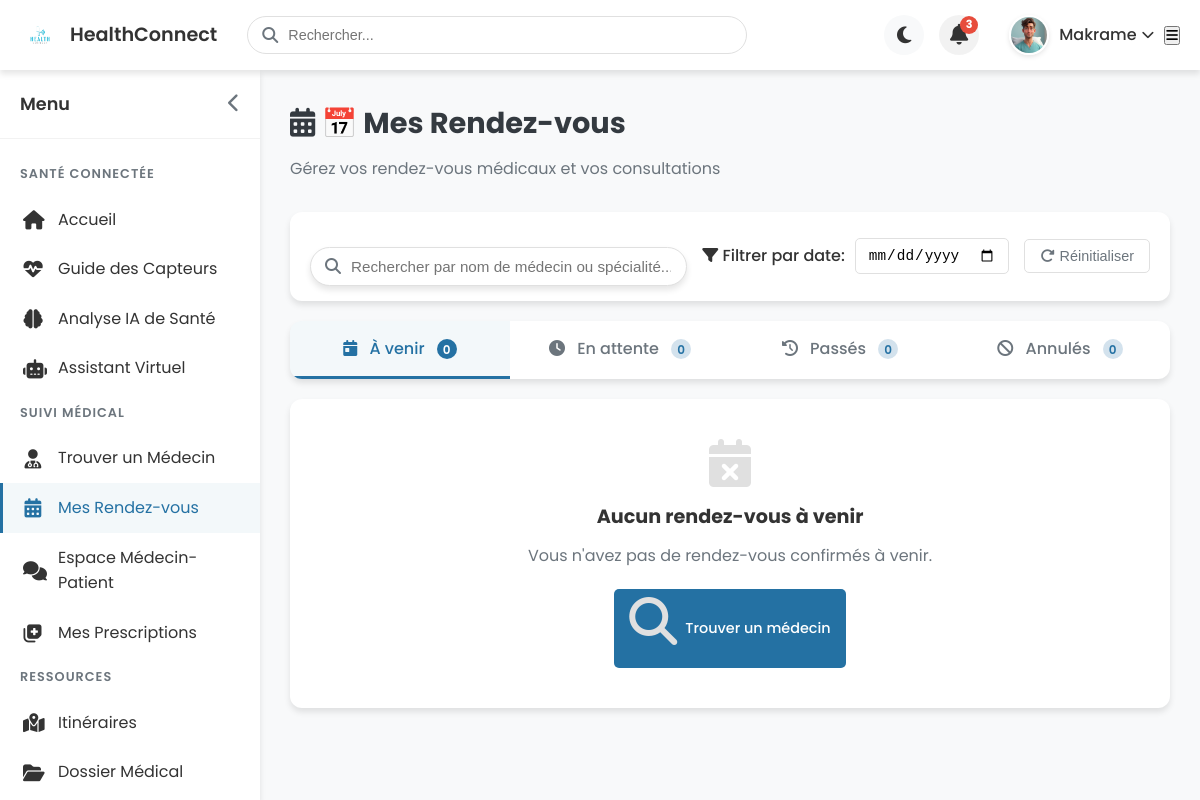
/patient/appointments (signed in), run on the app's committed database.
### models.py (models this page shows, shortened)
class Patient(db.Model):
    id = db.Column(db.Integer, primary_key=True)
    user_id = db.Column(db.Integer, db.ForeignKey('user.id'), nullable=False)
    birth_date = db.Column(db.Date, nullable=True)
    gender = db.Column(db.String(10), nullable=True)  # male, female, other
    phone = db.Column(db.String(20), nullable=True)
    address = db.Column(db.String(200), nullable=True)
    id_number = db.Column(db.String(50), nullable=True)  # National ID or patient ID
    insurance = db.Column(db.String(100), nullable=True)
    blood_type = db.Column(db.String(5), nullable=True)  # A+, B-, etc.
    allergies = db.Column(db.Text, nullable=True)
    chronic_diseases = db.Column(db.Text, nullable=True)
    current_medications = db.Column(db.Text, nullable=True)
    emergency_contact_name = db.Column(db.String(100), nullable=True)
    emergency_contact_phone = db.Column(db.String(20), nullable=True)
    social_security_number = db.Column(db.String(50), nullable=True)
    profile_picture = db.Column(db.String(200), nullable=True)  # Path to profile picture
    appointments = db.relationship('Appointment', backref='patient', lazy='dynamic',
                                  foreign_keys='Appointment.patient_id', cascade='all, delete-orphan')
    prescriptions = db.relationship('Prescription', backref='patient', lazy='dynamic', cascade='all, delete-orphan')

class User(db.Model, UserMixin):
    id = db.Column(db.Integer, primary_key=True)
    email = db.Column(db.String(120), unique=True, nullable=False)
    password_hash = db.Column(db.String(128), nullable=False)
    first_name = db.Column(db.String(50), nullable=False)
    last_name = db.Column(db.String(50), nullable=False)
    role = db.Column(db.String(10), nullable=False)  # 'patient' or 'doctor'
    created_at = db.Column(db.DateTime, default=get_current_time_naive)
    patient = db.relationship('Patient', backref='user', uselist=False, cascade='all, delete-orphan')
    doctor = db.relationship('Doctor', backref='user', uselist=False, cascade='all, delete-orphan')

### routes/patient.py (the view, shortened to what this page needs)
@patient_bp.route('/appointments')
@login_required
def appointments():
    if current_user.role != 'patient':
        flash('Accès refusé. Vous devez être un patient pour voir cette page.', 'danger')
        return redirect(url_for('index'))
    print("\n" + "="*80)
    print("DÉBUT DE LA FONCTION appointments")
    print("="*80)
    from sqlalchemy import text
    sql_query = text("""
        SELECT id, date_time, status, video_room_id, video_link
        FROM appointment
        WHERE patient_id = :patient_id
        ORDER BY date_time DESC
    """)
    result = db.session.execute(sql_query, {"patient_id": current_user.patient.id})
    print("\nRésultat de la requête SQL brute pour tous les rendez-vous:")
    for row in result:
        print(f"- ID: {row.id}, Date: {row.date_time}, Statut: {row.status}, Room ID: {row.video_room_id}")
    appointments = Appointment.query.filter_by(
        patient_id=current_user.patient.id
    ).order_by(
        Appointment.date_time.desc()
    ).all()
    print(f"\nRendez-vous trouvés pour le patient {current_user.patient.id} (total: {len(appointments)}):")
    for appt in appointments:
        print(f"- ID: {appt.id}, Date: {appt.date_time}, Statut: {appt.status}, Médecin: {appt.doctor.user.first_name} {appt.doctor.user.last_name}")
        print(f"  Video Room ID: {appt.video_room_id}, Video Link: {appt.video_link}")
    pending_count = sum(1 for a in appointments if a.status == 'pending')
    accepted_count = sum(1 for a in appointments if a.status == 'accepted')
    completed_count = sum(1 for a in appointments if a.status == 'completed')
    rejected_count = sum(1 for a in appointments if a.status == 'rejected')
    cancelled_count = sum(1 for a in appointments if a.status == 'cancelled')
    print(f"\nStatistiques des rendez-vous:")
    print(f"- En attente: {pending_count}")
    print(f"- Acceptés: {accepted_count}")
    print(f"- Terminés: {completed_count}")
    print(f"- Refusés: {rejected_count}")
    print(f"- Annulés: {cancelled_count}")
    print("\nVérification de la cohérence de la base de données")
    anomalies_detected = False
    for appt in appointments:
        if appt.status != 'accepted' and appt.video_room_id:
            print(f"ANOMALIE: Le rendez-vous {appt.id} n'est pas accepté mais a un ID de salle vidéo")
            anomalies_detected = True
    if anomalies_detected:
        print("Des anomalies ont été détectées et des tentatives de réparation ont été effectuées.")
        appointments = Appointment.query.filter_by(
            patient_id=current_user.patient.id
        ).order_by(
            Appointment.date_time.desc()
        ).all()
        flash('Des problèmes ont été détectés avec certains de vos rendez-vous et ont été automatiquement réparés. Si vous rencontrez encore des problèmes, veuillez cliquer sur le bouton "Réparer les rendez-vous" en haut de la page.', 'info')
    now = get_current_time_naive()
    print(f"\nHeure actuelle: {now}")
    print("\nFIN DE LA FONCTION appointments")
    print("="*80 + "\n")
    return render_template('patient/appointments.html', appointments=appointments, now=now)

### app.py (called while the page is built)
@login_manager.user_loader
def load_user(user_id):
    return User.query.get(int(user_id))

### utils/datetime_utils.py (called while the page is built)
def get_current_time_naive():
    return datetime.now(UTC_PLUS_1).replace(tzinfo=None)

### templates/patient/appointments.html (shortened to what this page needs)
{% extends 'dashboard_base.html' %}
{% block extra_css %}
<link rel="stylesheet" href="{{ url_for('static', filename='css/patient/dashboard.css') }}">
<link rel="stylesheet" href="{{ url_for('static', filename='css/patient/header.css') }}">
{% endblock %}
{% block content %}
{% include 'patient/partials/header.html' %}
<div class="dashboard-container">
    {% include 'patient/partials/sidebar.html' %}
    <div id="main-content" class="main-content">
        <div class="page-header">
            <h1 class="page-title"><i class="fas fa-calendar-alt"></i> 📅 Mes Rendez-vous</h1>
            <p class="page-subtitle">Gérez vos rendez-vous médicaux et vos consultations</p>
        </div>
        <div class="search-filter-bar">
            <div class="search-box">
                <i class="fas fa-search"></i>
                <input type="text" id="appointment-search" placeholder="Rechercher par nom de médecin ou spécialité...">
            </div>
            <div class="filter-box">
                <div class="date-filter">
                    <label for="date-filter"><i class="fas fa-filter"></i> Filtrer par date:</label>
                    <input type="date" id="date-filter" class="date-input">
                </div>
                <button id="reset-filters" class="filter-reset-btn">
                    <i class="fas fa-redo-alt"></i> Réinitialiser
                </button>
            </div>
        </div>
        <div class="dashboard-content">
            <div class="appointment-tabs">
                <div class="appointment-tab active" data-tab="upcoming">
                    <i class="fas fa-calendar-day"></i> À venir
                    <span class="tab-badge" id="upcoming-badge">
                        {% set upcoming_count = 0 %}
                        {% for appointment in appointments %}
                            {% if appointment.status == 'accepted' and appointment.date_time > now %}
                                {% set upcoming_count = upcoming_count + 1 %}
                            {% endif %}
                        {% endfor %}
                        {{ upcoming_count }}
                    </span>
                </div>
                <div class="appointment-tab" data-tab="pending">
                    <i class="fas fa-clock"></i> En attente
                    <span class="tab-badge" id="pending-badge">
                        {% set pending_count = 0 %}
                        {% for appointment in appointments %}
                            {% if appointment.status == 'pending' %}
                                {% set pending_count = pending_count + 1 %}
                            {% endif %}
                        {% endfor %}
                        {{ pending_count }}
                    </span>
                </div>
                <div class="appointment-tab" data-tab="past">
                    <i class="fas fa-history"></i> Passés
                    <span class="tab-badge" id="past-badge">
                        {% set past_count = 0 %}
                        {% for appointment in appointments %}
                            {% if (appointment.status == 'accepted' or appointment.status == 'completed') and appointment.date_time <= now %}
                                {% set past_count = past_count + 1 %}
                            {% endif %}
                        {% endfor %}
                        {{ past_count }}
                    </span>
                </div>
                <div class="appointment-tab" data-tab="cancelled">
                    <i class="fas fa-ban"></i> Annulés
                    <span class="tab-badge" id="cancelled-badge">
                        {% set cancelled_count = 0 %}
                        {% for appointment in appointments %}
                            {% if appointment.status == 'cancelled' or appointment.status == 'rejected' %}
                                {% set cancelled_count = cancelled_count + 1 %}
                            {% endif %}
                        {% endfor %}
                        {{ cancelled_count }}
                    </span>
                </div>
            </div>
            <div id="upcoming" class="tab-content active">
                {% set upcoming_count = 0 %}
                {% if upcoming_count == 0 %}
                <div class="empty-state">
                    <i class="fas fa-calendar-times"></i>
                    <h3>Aucun rendez-vous à venir</h3>
                    <p>Vous n'avez pas de rendez-vous confirmés à venir.</p>
                    <a href="{{ url_for('patient.find_doctor') }}" class="btn-action btn-primary">
                        <i class="fas fa-search"></i> Trouver un médecin
                    </a>
                </div>
                {% endif %}
            </div>
                {% set past_count = 0 %}
                {% set pending_count = 0 %}
                {% set cancelled_count = 0 %}
        </div>
    </div>
</div>
{% endblock %}

### templates/patient/partials/header.html (shortened to what this page needs)
<div class="topbar">
    <div class="topbar-logo">
        <a href="{{ url_for('patient.dashboard') }}">
            <img src="{{ url_for('static', filename='images/logo.png') }}" alt="HealthConnect Logo">
            <span>HealthConnect</span>
        </a>
    </div>
    <div class="topbar-search">
        <i class="fas fa-search"></i>
        <input type="text" placeholder="Rechercher...">
    </div>
    <div class="topbar-actions">
        <div class="theme-toggle" id="theme-toggle">
            <i class="fas fa-moon"></i>
        </div>
        <div class="topbar-notification" id="notification-toggle">
            <i class="fas fa-bell"></i>
            <span class="notification-badge">3</span>
        </div>
        <div class="topbar-profile" id="profile-toggle">
            <div class="profile-avatar">
                <img src="{{ url_for('static', filename=current_user.patient.profile_picture.replace('\\', '/')) if current_user.patient.profile_picture else url_for('static', filename='images/default-avatar.png') }}" alt="Avatar">
            </div>
            <span class="profile-name">{{ current_user.first_name }} <i class="fas fa-chevron-down"></i></span>
        </div>
    </div>
    <button id="mobile-menu-toggle" class="d-md-none">
        <i class="fas fa-bars"></i>
    </button>
</div>

### static/css/styles.css (style rules this page uses)
:root { --primary-color: #1a73e8; --secondary-color: #34a853; --accent-color: #fbbc05; --dark-color: #0A2540; --light-color: #f8f9fa; --text-color: #333; --text-light: #6c757d; --white: #ffffff; --shadow: 0 4px 6px rgba(0, 0, 0, 0.1); --transition: all 0.3s ease; }
* { margin: 0; padding: 0; box-sizing: border-box; }
body { font-family: 'Poppins', sans-serif; line-height: 1.6; color: var(--text-color); background-color: var(--light-color); }
a { text-decoration: none; color: var(--text-color); transition: var(--transition); }
img { max-width: 100%; height: auto; }
.btn-primary { background-color: var(--primary-color); color: var(--white); border: 2px solid var(--primary-color); }
.search-box { display: flex; max-width: 500px; margin-top: 20px; }
.search-box input { flex: 1; padding: 15px; border: none; border-radius: 50px 0 0 50px; font-size: 1rem; box-shadow: var(--shadow); }

### static/css/patient/dashboard.css (style rules this page uses)
:root { --primary-color: #2471A3; --secondary-color: #58D68D; --light-color: #f8f9fa; --dark-color: #343a40; --text-color: #333; --text-light: #6c757d; --white: #ffffff; --shadow: 0 4px 6px rgba(0, 0, 0, 0.1); --border-radius: 12px; --transition: all 0.3s ease; }
.topbar { position: fixed; top: 0; left: 0; right: 0; height: 70px; background-color: var(--white); box-shadow: var(--shadow); z-index: 1000; display: flex; align-items: center; padding: 0 20px; }
.topbar-logo { display: flex; align-items: center; margin-right: 30px; }
.topbar-logo img { height: 40px; }
.topbar-search { flex: 1; max-width: 500px; position: relative; margin-right: 20px; }
.topbar-search input { width: 100%; padding: 10px 15px 10px 40px; border: 1px solid #e0e0e0; border-radius: 50px; font-size: 0.9rem; transition: var(--transition); }
.topbar-search i { position: absolute; left: 15px; top: 50%; transform: translateY(-50%); color: var(--text-light); }
.topbar-actions { display: flex; align-items: center; margin-left: auto; }
.topbar-notification { position: relative; margin-right: 20px; cursor: pointer; }
.topbar-notification i { font-size: 1.3rem; color: var(--text-color); }
.notification-badge { position: absolute; top: -5px; right: -5px; width: 18px; height: 18px; background-color: #e74c3c; color: white; border-radius: 50%; font-size: 0.7rem; display: flex; align-items: center; justify-content: center; }
.topbar-profile { display: flex; align-items: center; cursor: pointer; padding: 5px 10px; border-radius: var(--border-radius); transition: var(--transition); }
.profile-avatar { width: 40px; height: 40px; border-radius: 50%; overflow: hidden; margin-right: 10px; }
.profile-avatar img { width: 100%; height: 100%; object-fit: cover; }
.profile-name { font-weight: 500; color: var(--text-color); }
.dashboard-container { display: flex; margin-top: 70px; min-height: calc(100vh - 70px); }
.main-content { flex: 1; margin-left: 260px; padding: 30px; transition: var(--transition); }
.page-header { margin-bottom: 30px; }
.page-title { font-size: 1.8rem; color: var(--dark-color); margin-bottom: 10px; }
.page-subtitle { color: var(--text-light); }

### data on the page
Patient: profile_picture (picture)
User: first_name "Makrame"

### other printed values
{{ upcoming_count }} "0"
{{ pending_count }} "0"
{{ past_count }} "0"
{{ cancelled_count }} "0"
